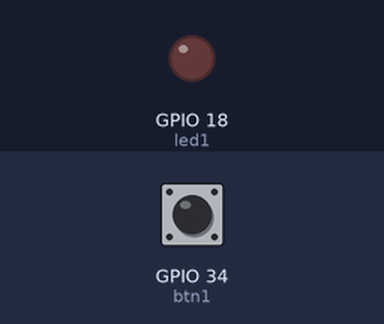
Bench run of a program on a simulated ESP32. Parts: output pins drawn as LEDs (lit = HIGH). The test bench sets the inputs (shaded band); at power-on: GPIO 34 (btn1) HIGH.

Above: at 1.2 s.
1.3 s: GPIO 34 (btn1) pulled LOW for 0.15 s
At 1.37 s:
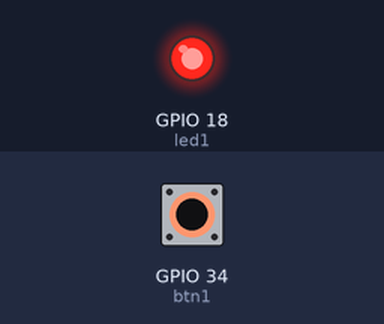
2.9 s: GPIO 34 (btn1) pulled LOW for 3.2 s
At 7.0 s:
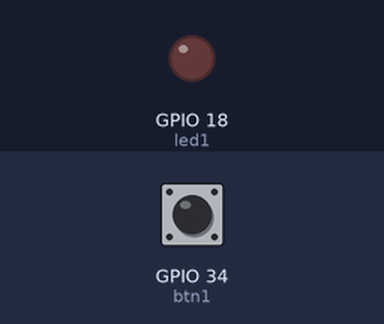
Timing chart, 0 to 8.5 s (numbered marks = the images above; inputs shaded):
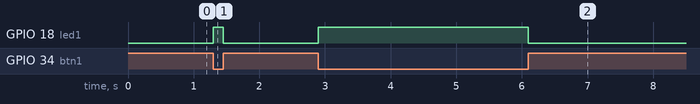

Measured:
- after the input at 1.3 s, GPIO 18 (led1): LOW → HIGH at once, → LOW 0.15 s later
- after the input at 2.9 s, GPIO 18 (led1): LOW → HIGH at once, → LOW 3.2 s later

The program:

main.cpp
```cpp
#include <Arduino.h>

//***********************************************NIVEL INICIAL*******************************************

//------------------------------------------------------------------------------------------------------
/*Ejercicio 1: Encender un LED
• Enciende el led1 conectado al GPIO18 de forma continua.*/

/*#define led1 18

void setup() {

pinMode(led1, OUTPUT);

}

void loop() {

 digitalWrite(led1, HIGH);

}*/

//-------------------------------------------------------------------------------------------------------

/*Ejercicio 2: Parpadeo de un LED
• Programa el led1 para que parpadee con un intervalo de 1
segundo.*/

/*#define led1 18

void setup() {

pinMode(led1, OUTPUT);

}

void loop() {

 digitalWrite(led1, HIGH);
 delay(500);
 digitalWrite(led1, LOW);
 delay(500);
}*/

//-------------------------------------------------------------------------------------------------------

/*Ejercicio 3: Secuencia de LEDs
• Crea una secuencia que encienda los LEDs del led1 al led3 de
forma sucesiva, cada uno durante 500ms.*/

/*#define led1 18
#define led2 5
#define led3 17

void setup() {
  // Configura todos los pines de LED como salidas
  pinMode(led1, OUTPUT);
  pinMode(led2, OUTPUT);
  pinMode(led3, OUTPUT);
}

void loop() {
  // Enciende el LED1
  digitalWrite(led1, HIGH);
  delay(500);
  digitalWrite(led1, LOW);

  // Enciende el LED2
  digitalWrite(led2, HIGH);
  delay(500);
  digitalWrite(led2, LOW);

  // Enciende el LED3
  digitalWrite(led3, HIGH);
  delay(500);
  digitalWrite(led3, LOW);
}*/

//-------------------------------------------------------------------------------------------------------
/*Ejercicio 4: Control de LED con botón
• Usa el btn1 para encender el led1 mientras se mantenga
presionado.*/

#define btn1 34
#define led1 18

void setup(){
  pinMode(btn1, INPUT_PULLUP);
  pinMode(led1, OUTPUT);
}

void loop(){
  if(digitalRead(btn1) == LOW){
    digitalWrite(led1, HIGH);
  }else{
    digitalWrite(led1, LOW);
  }

}
  
```
